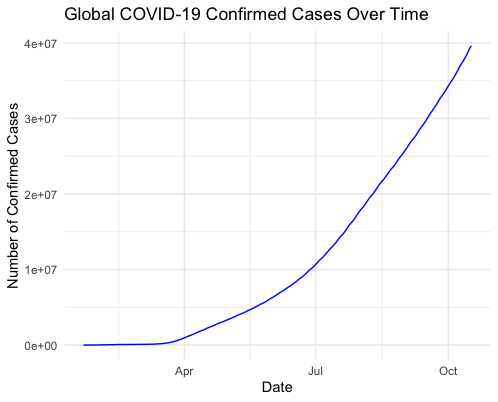

This figure's R source:
install.packages("ggplot2")
install.packages("dplyr")
install.packages("lubridate")

library(ggplot2)
library(dplyr)
library(lubridate)

covid_data <- read.csv("/Users/mkailasnath/Documents/R/LabCycle_1/lab_cycle_2/time_series/time-series-19-covid-combined.csv", 
                       stringsAsFactors = FALSE)

covid_data$Date <- as.Date(covid_data$Date, format = "%Y-%m-%d")

# Check for NA values in the Date and Confirmed columns
sum(is.na(covid_data$Date))
sum(is.na(covid_data$Confirmed))

cleaned_data <- covid_data %>%
  filter(!is.na(Date) & !is.na(Confirmed))

daily_cases <- cleaned_data %>%
  group_by(Date) %>%
  summarise(Confirmed = sum(Confirmed, na.rm = TRUE))

ggplot(daily_cases, aes(x = Date, y = Confirmed)) +
  geom_line(color = "blue") +
  labs(title = "Global COVID-19 Confirmed Cases Over Time", 
       x = "Date",
       y = "Number of Confirmed Cases") +
  theme_minimal()
